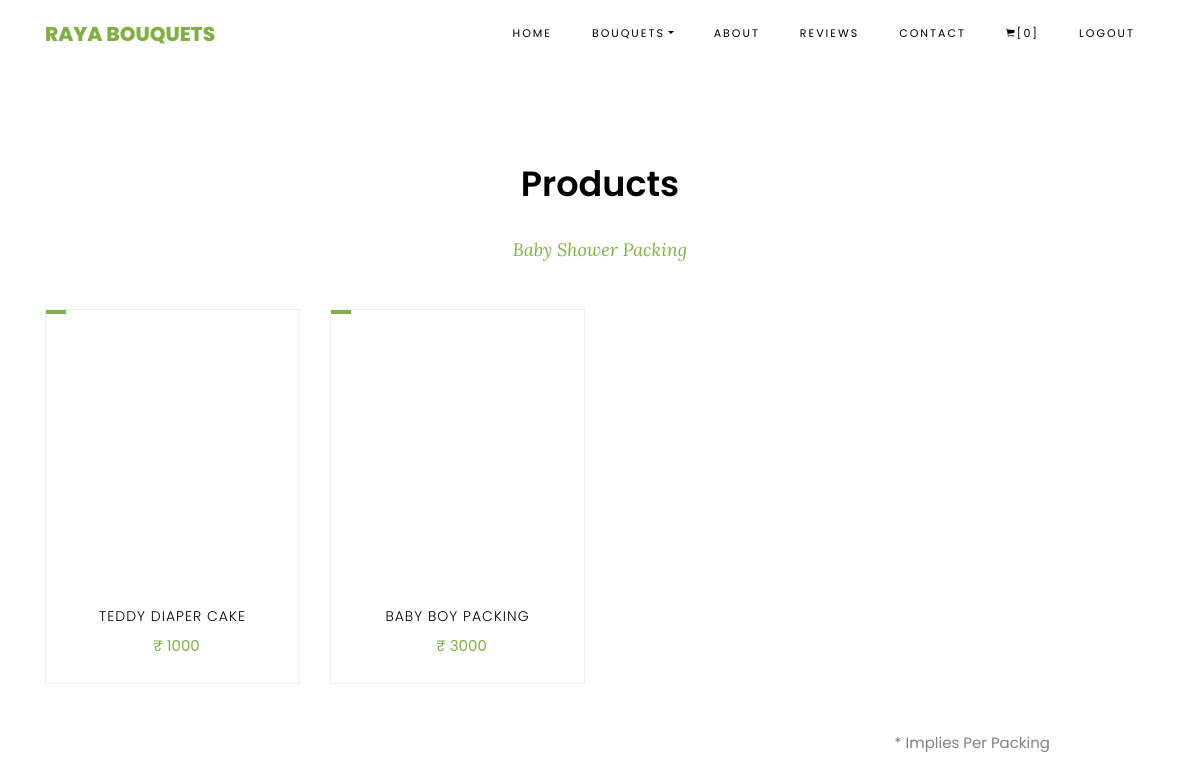
The page /babyshower.php (signed in) on the database its author committed.
### tables this page shows
CREATE TABLE `product` (
  `id` int(11) NOT NULL,
  `name` varchar(50) NOT NULL,
  `price` int(11) NOT NULL,
  `type` varchar(50) NOT NULL,
  `image` varchar(50) NOT NULL
);

### babyshower.php (the view, shortened to what this page needs)
<!DOCTYPE html>
<html lang="en">
    <head>
        <link rel="stylesheet" href="css/open-iconic-bootstrap.min.css">
        <link rel="stylesheet" href="css/animate.css">
        <link rel="stylesheet" href="css/owl.carousel.min.css">
        <link rel="stylesheet" href="css/owl.theme.default.min.css">
        <link rel="stylesheet" href="css/magnific-popup.css">
        <link rel="stylesheet" href="css/aos.css">
        <link rel="stylesheet" href="css/ionicons.min.css">
        <link rel="stylesheet" href="css/bootstrap-datepicker.css">
        <link rel="stylesheet" href="css/jquery.timepicker.css">
        <link rel="stylesheet" href="css/flaticon.css">
        <link rel="stylesheet" href="css/icomoon.css">
        <link rel="stylesheet" href="css/style.css">
    </head>
    <body class="goto-here">
        <nav class="navbar navbar-expand-lg navbar-dark ftco_navbar bg-dark ftco-navbar-light" id="ftco-navbar">
            <div class="container">
            <a class="navbar-brand" href="index.php">Raya Bouquets</a>
                <div class="collapse navbar-collapse" id="ftco-nav">
                <ul class="navbar-nav ml-auto">
                <li class="nav-item active"><a href="index.php" class="nav-link">Home</a></li>
                <li class="nav-item dropdown"><a class="nav-link dropdown-toggle" href="#" id="dropdown04" data-toggle="dropdown" aria-haspopup="true" aria-expanded="false">Bouquets</a>
                </li>
                <li class="nav-item"><a href="about.php" class="nav-link">About</a></li>
                <li class="nav-item"><a href="reviews.html" class="nav-link">Reviews</a></li>
                <li class="nav-item"><a href="contact.html" class="nav-link">Contact</a></li>
                <li class="nav-item"><a href="cartcheck.php" class="nav-link"><span><i class="ion-ios-cart"></i></span>[<span id="cartval">0</span>]</a></li>
                <li class="nav-item"><a href="logout.php" class="nav-link">Logout</a></li>
                </ul>
                </div>
            </div>
        </nav>
        <section class="ftco-section">
            <div class="container">
                <div class="row justify-content-center mb-3 pb-3">
                    <div class="col-md-12 heading-section text-center ftco-animate">
                        <h2 class="mb-4">Products</h2>
                        <span class="subheading">Baby Shower Packing</span>
                    </div>
                </div>
            </div>
            <div class="container">
                <div class="row">
                    <?php
                    $con=mysqli_connect("localhost","root","","raya_db");
                    $sql = "select * from product where type = 'babyshower'";
                    $res = $con->query($sql);
                    while($row=mysqli_fetch_assoc($res))
                    {
                    ?>
                    <div class="col-md-6 col-lg-3 ftco-animate">
                        <div class="product">
                            <a href="#" class="img-prod"><img class="img-fluid img-check" src="<?php echo $row['image'] ?>" alt="Floral">
                                <span class="status"></span>
                            </a>
                            <div class="text py-3 pb-4 px-3 text-center">
                                <h3><a href="#"><?php echo $row['name'] ?></a></h3>
                                <div class="d-flex">
                                    <div class="pricing">
                                        <p class="price"><span class="mr-2 price-dc"></span><span class="price-sale">&#8377; <?php echo $row['price'] ?></span></p>
                                    </div>
                                </div>
                            </div>
                        </div>
                    </div>
                <?php
                    }
                ?>
                </div>
            </div>
            <p class="condition">* Implies Per Packing </p>
        </section>
  </body>
</html>

### rows shown on the page
product: name "TEDDY DIAPER CAKE", price "1000"
product: name "BABY BOY PACKING", price "3000"
